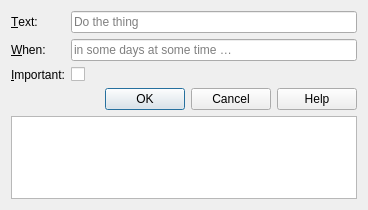
<?xml version="1.0" encoding="UTF-8"?>
<ui version="4.0">
 <class>CreateReminderDialog</class>
 <widget class="QDialog" name="CreateReminderDialog">
  <property name="geometry">
   <rect>
    <x>0</x>
    <y>0</y>
    <width>368</width>
    <height>210</height>
   </rect>
  </property>
  <property name="windowTitle">
   <string>Create Reminder</string>
  </property>
  <layout class="QVBoxLayout" name="verticalLayout">
   <item>
    <layout class="QFormLayout" name="formLayout">
     <item row="0" column="0">
      <widget class="QLabel" name="textLabel">
       <property name="text">
        <string>&amp;Text:</string>
       </property>
       <property name="buddy">
        <cstring>textLineEdit</cstring>
       </property>
      </widget>
     </item>
     <item row="0" column="1">
      <widget class="QLineEdit" name="textLineEdit">
       <property name="toolTip">
        <string>Enter a description of what to be reminded</string>
       </property>
       <property name="placeholderText">
        <string>Do the thing</string>
       </property>
       <property name="clearButtonEnabled">
        <bool>true</bool>
       </property>
      </widget>
     </item>
     <item row="1" column="0">
      <widget class="QLabel" name="whenLabel">
       <property name="text">
        <string>&amp;When:</string>
       </property>
       <property name="buddy">
        <cstring>whenLineEdit</cstring>
       </property>
      </widget>
     </item>
     <item row="1" column="1">
      <widget class="QLineEdit" name="whenLineEdit">
       <property name="toolTip">
        <string>Expression to describe when the reminder should be triggered</string>
       </property>
       <property name="placeholderText">
        <string>in some days at some time …</string>
       </property>
       <property name="clearButtonEnabled">
        <bool>true</bool>
       </property>
      </widget>
     </item>
     <item row="2" column="0">
      <widget class="QLabel" name="importantLabel">
       <property name="text">
        <string>&amp;Important:</string>
       </property>
       <property name="buddy">
        <cstring>importantCheckBox</cstring>
       </property>
      </widget>
     </item>
     <item row="2" column="1">
      <widget class="QCheckBox" name="importantCheckBox">
       <property name="toolTip">
        <string>Important reminders will show up with additional visual and audio signals to be seens easier</string>
       </property>
      </widget>
     </item>
     <item row="3" column="0" colspan="2">
      <widget class="QDialogButtonBox" name="buttonBox">
       <property name="orientation">
        <enum>Qt::Horizontal</enum>
       </property>
       <property name="standardButtons">
        <set>QDialogButtonBox::Cancel|QDialogButtonBox::Help|QDialogButtonBox::Ok</set>
       </property>
      </widget>
     </item>
    </layout>
   </item>
   <item>
    <widget class="QTextBrowser" name="helpBrowser">
     <property name="tabChangesFocus">
      <bool>true</bool>
     </property>
     <property name="tabStopDistance">
      <double>40.000000000000000</double>
     </property>
     <property name="openExternalLinks">
      <bool>true</bool>
     </property>
    </widget>
   </item>
  </layout>
 </widget>
 <tabstops>
  <tabstop>textLineEdit</tabstop>
  <tabstop>whenLineEdit</tabstop>
  <tabstop>importantCheckBox</tabstop>
 </tabstops>
 <resources/>
 <connections>
  <connection>
   <sender>buttonBox</sender>
   <signal>accepted()</signal>
   <receiver>CreateReminderDialog</receiver>
   <slot>accept()</slot>
   <hints>
    <hint type="sourcelabel">
     <x>248</x>
     <y>254</y>
    </hint>
    <hint type="destinationlabel">
     <x>157</x>
     <y>274</y>
    </hint>
   </hints>
  </connection>
  <connection>
   <sender>buttonBox</sender>
   <signal>rejected()</signal>
   <receiver>CreateReminderDialog</receiver>
   <slot>reject()</slot>
   <hints>
    <hint type="sourcelabel">
     <x>316</x>
     <y>260</y>
    </hint>
    <hint type="destinationlabel">
     <x>286</x>
     <y>274</y>
    </hint>
   </hints>
  </connection>
 </connections>
</ui>
